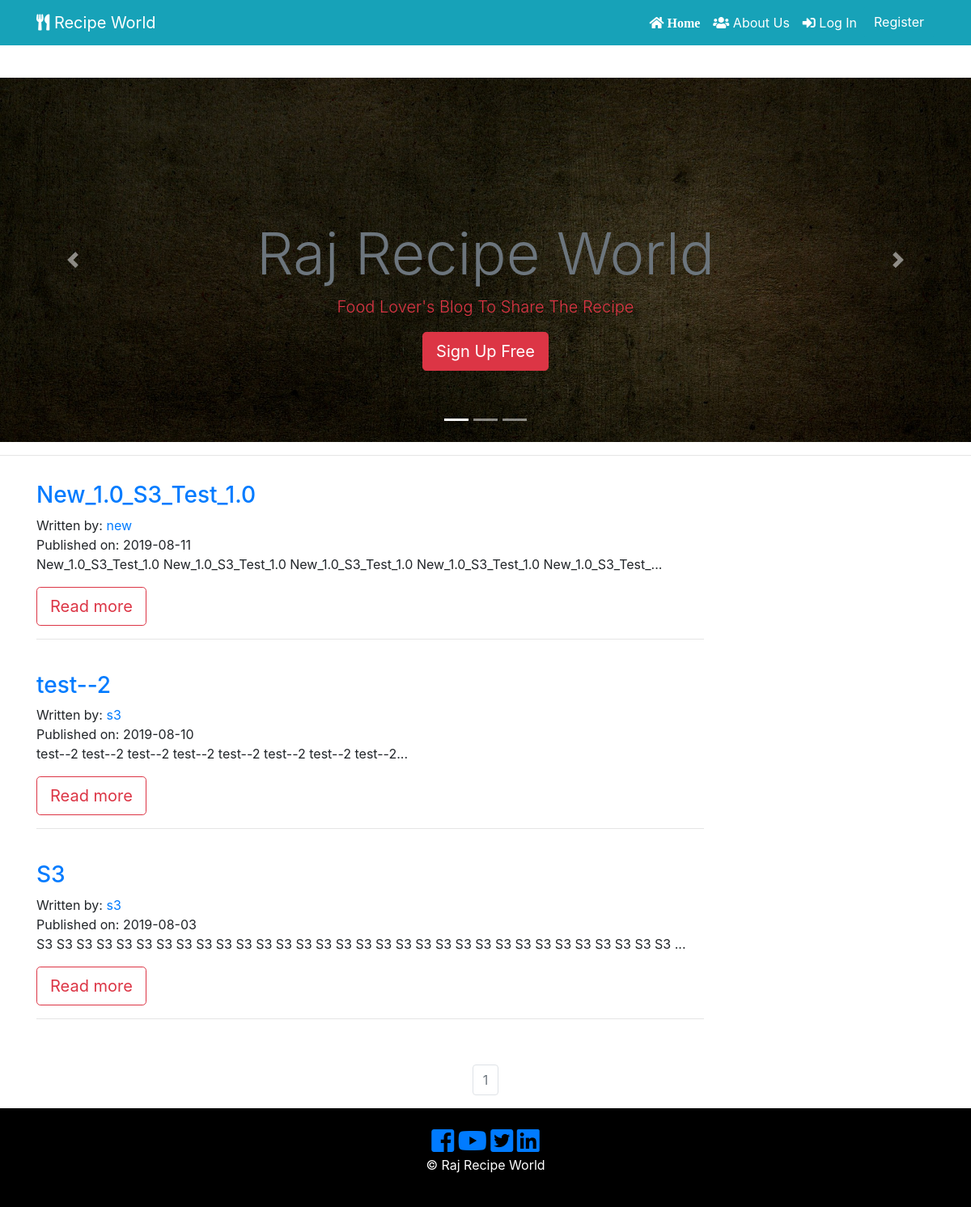
Before: / with the older database file.
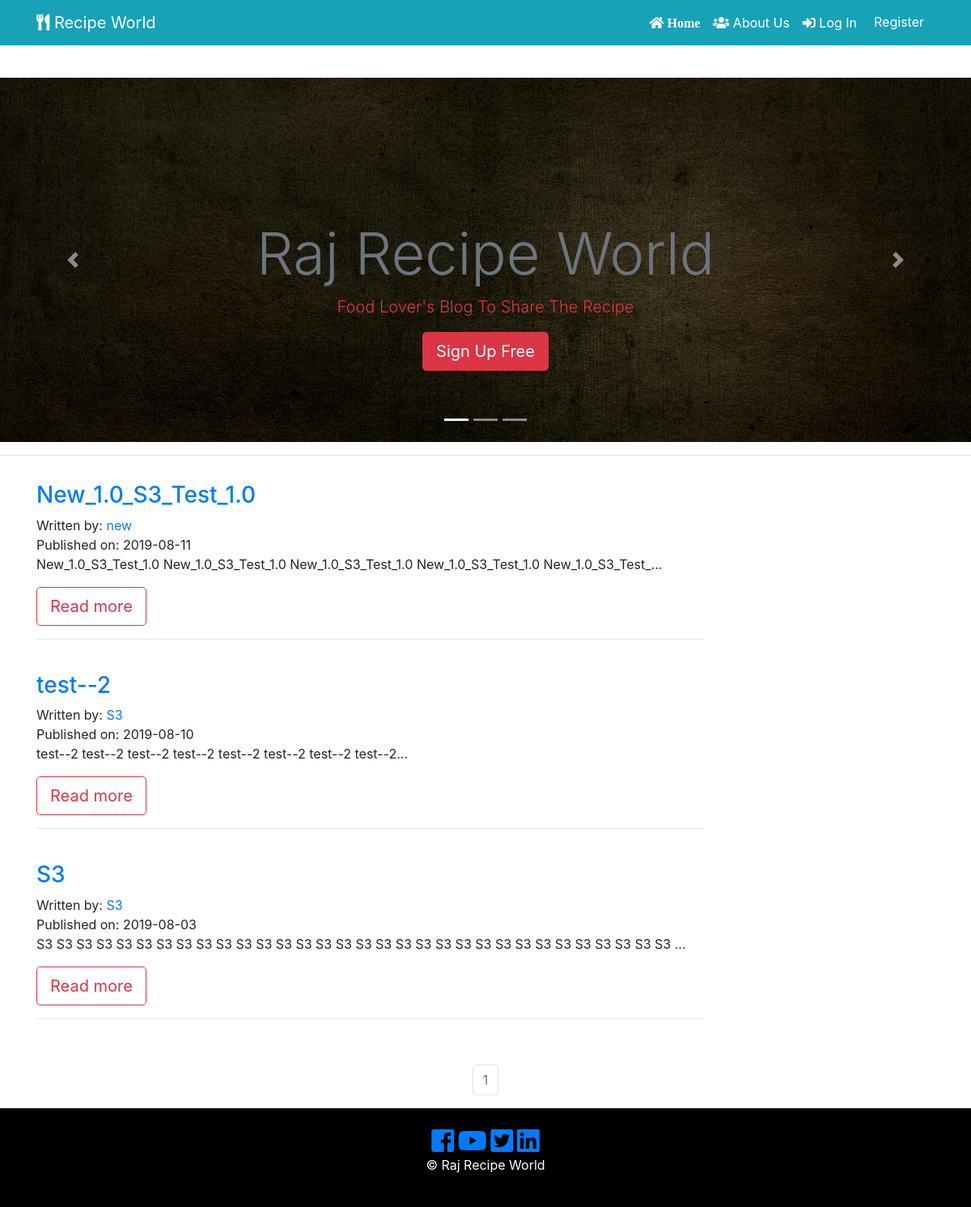
After: the same page with the newer database file.
### recipe_app/models.py (models this page shows, shortened)
class RecipePost(db.Model):
    users = db.relationship(User)
    id = db.Column(db.Integer, primary_key=True)
    user_id = db.Column(db.Integer, db.ForeignKey('users.id'), nullable=False)
    date = db.Column(db.DateTime, nullable=False, default=datetime.utcnow)
    recipe_image = db.Column(db.String(128), default=None, nullable=True)
    recipe_name = db.Column(db.String(164), nullable=False)
    course = db.Column(db.String(164), nullable=False)
    food_category = db.Column(db.String(164), nullable=False)
    cuisine = db.Column(db.String(164), nullable=False)
    prep_time = db.Column(db.String(164), nullable=False)
    cook_time = db.Column(db.String(164), nullable=False)
    allergens = db.Column(db.String(164), nullable=False)
    serving = db.Column(db.String(164), nullable=False)
    ingredients = db.Column(db.Text, nullable=False)
    recipe_description = db.Column(db.Text, nullable=False)

class User(db.Model, UserMixin):
     __tablename__ = 'users'
     id = db.Column(db.Integer, primary_key = True)
     picture = db.Column(db.String(128), default='default_profile.png', nullable=False)
     email = db.Column(db.String(64), unique=True, index=True)
     username = db.Column(db.String(64), unique=True, index=True)
     password_hash = db.Column(db.String(128))
     recipe = db.relationship('RecipePost', backref='author', lazy=True)

### recipe_app/core/views.py (the view)
@core.route('/')
def index():
    page = request.args.get('page', 1, type=int)
    all_recipies_posts = RecipePost.query.order_by(RecipePost.date.desc()).paginate(page=page, per_page=10)
    return render_template('index.html', all_recipies_posts = all_recipies_posts)

### recipe_app/templates/index.html (shortened to what this page needs)
{% extends "base.html" %}
{% block content %}
  <section id="showcase" class="">
    <div id="myCarousel" class="carousel slide" data-ride="carousel">
      <ol class="carousel-indicators">
        <li data-target="#myCarousel" data-slide-to="0" class="active"></li>
        <li data-target="#myCarousel" data-slide-to="1"></li>
        <li data-target="#myCarousel" data-slide-to="2"></li>
      </ol>
      <div class="carousel-inner">
        <div class="carousel-item carousel-image-1 active">
          <div class="container">
            <div class="carousel-caption d-none d-sm-block text-center mb-5">
              <h1 class="display-3 text-secondary"> Raj Recipe World</h1>
              <p class="lead text-danger"> Food Lover's Blog To Share The Recipe </p>
              <a href="contact.html" class="btn btn-danger btn-lg">Sign Up Free</a>
            </div>
          </div>
        </div>
      </div>
      <a href="#myCarousel" data-slide="prev" class="carousel-control-prev">
        <span class="carousel-control-prev-icon"></span>
      </a>
      <a href="#myCarousel" data-slide="next" class="carousel-control-next">
        <span class="carousel-control-next-icon"></span>
      </a>
    </div>
  </section>
  <hr>
<section id="info" class="py-3">
  <div class="container">
    {% for recipe in all_recipies_posts.items %}
    <div class="row">
      <div class="col-md-9 align-self-center">
        <h3> <a href="{{ url_for('recipe_posts.recipe_post', recipe_post_id=recipe.id) }}">{{ recipe.recipe_name }}</a> </h3>
          <p>
            Written by: <a href="{{ url_for('users.user_recipies', username = recipe.author.username) }}">{{ recipe.author.username }}</a>
            <br/>
            Published on: {{ recipe.date.strftime('%Y-%m-%d') }}
            <br/>
            {{ recipe.recipe_description[:100] }}...
            </p>
              <a href="{{ url_for('recipe_posts.recipe_post', recipe_post_id=recipe.id) }}" class="btn btn-outline-danger btn-lg">Read more</a>
              <hr>
               <br/>
          </div>
            <div class="col-md-3">
             </div>
           </div>
           {% endfor %}
  </div>
</section>
<nav aria-label="Page navigation example">
  <ul class="pagination justify-content-center">
    {% for page_num in all_recipies_posts.iter_pages(left_edge=1, right_edge=1, left_current=1, right_current=2) %}
            {% if all_recipies_posts.page == page_num %}
              <li class="page-item disabled">
                <a class="page-link" href="{{ url_for('core.index', page=page_num) }}">{{ page_num }}</a>
              </li>
            {% else %}
              <li class="page-item">
                <a class="page-link" href="{{ url_for('core.index', page=page_num) }}">{{ page_num }}</a>
              </li>
            {% endif %}
    {% endfor %}
  </ul>
</nav>
{% endblock %}

Changed rows visible on the page:
changed through a linked row, RecipePost "test--2": author.username "s3" → "S3"
changed RecipePost (number 3 of 3 on the later page): author.username "s3" → "S3"
